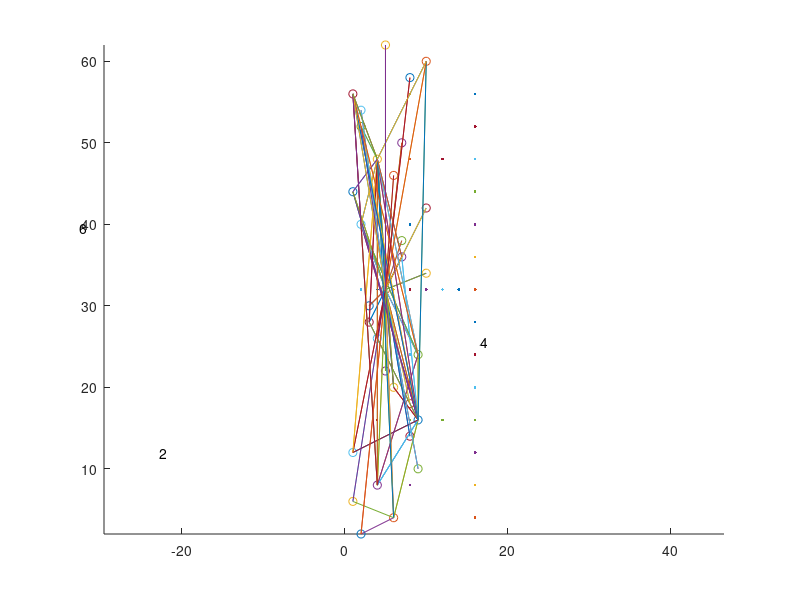

Source code (MATLAB):
clear all;
close all;
n=64;
k=1;
for i=0:n-1
       for j=0:n-1
  z(k) = mod(i+j,n);
% z = mod(x.*y,8);
k=k+1;
        end
end
z=unique(z)
z=z(2:size(z,2))
size(z,2)
k=1;
for i=1:size(z,2)-1
    for j=1:size(z,2)-1
 if ( mod(z(i)*z(j),n))==0
     zz(k)=j;
     k=k+1;
 end
    end
end
zz=unique(zz)
xx = randi([1,10],1,size(zz,2));
figure1 = figure(1);
for i=1:size(zz,2);
   hold on; plot(xx(i),zz(i),'o');hold on
   axis equal;
end



hh=[xx; zz]
annotation(figure1,'textbox',...
    [0.1*hh(1,1) 0.1*hh(2,1) 0.0615 0.0904761904761904],...
    'String',{'2'},...
    'LineStyle','none',...
    'FitBoxToText','off');
% Create textbox
annotation(figure1,'textbox',...
    [0.1*hh(1,2) 0.1*hh(2,2) 0.0329285714285714 0.0595238095238106],...
    'String',{'4'},...
    'LineStyle','none',...
    'FitBoxToText','off');

% Create textbox
annotation(figure1,'textbox',...
    [0.1*hh(1,3) 0.1*hh(2,3) 0.0561428571428574 0.0404761904761907],...
    'String',{'6'},...
    'LineStyle','none',...
    'FitBoxToText','off');
plot(hh(1,1:2), hh(2, 1:2))
plot(hh(1,2:3), hh(2, 2:3))
k=1;
for i=1:size(zz,2)
    for j=1:size(zz,2)
 if ( mod(zz(i)*zz(j),n))==0
%      yy(1,k)=xx(j);
%      yy(2,k)=zz(i);
yy(k,:)=[zz(i) zz(j)];
     k=k+1;
 end
    end
end
yy
y1=unique(yy(:,1))
zyy= yy(y1)
% for i= 1:size(yy,1)
%     if yy(i,

xx= randperm(size(yy,1));
for i=1:size(zyy,1)
    plot(yy(i,1),yy(i,2));hold on
end
yyn=zeros(size(yy));
for i=1:size(zz,2)
c=find(zz(i)==yy);
yyn(c)=i;
end
k=1;
figure(1);hold on;
for i=1:size(yyn,1)
%     for j=1:size(yyn,2)
%         pxy(k,:)=[hh(1,yyn(i,j)) hh(2,yyn(i,j))];
%         k=k+1;
%     end
plot(hh(1,yyn(i,:)), hh(2,yyn(i,:)));
%  k=k+1;
end
% pxy